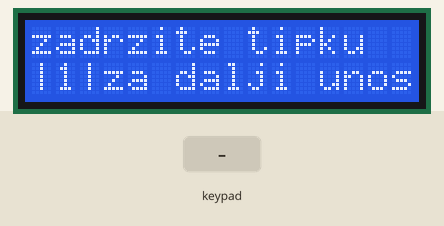
A sketch run on a simulated Arduino Uno, built with avr-gcc and run on an emulated ATmega328P. Shown: 16×2 character LCD. The inputs (shaded band) are chosen by the test bench.

Above: at 8.3 s.
8.4 s: keypad keys 1 3 9 7 pressed 1.5 s apart
At 12.0 s:
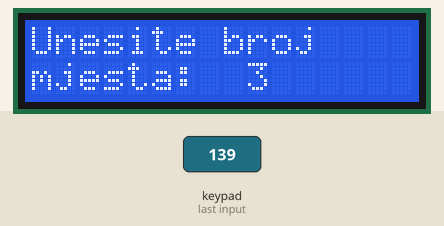
15.9 s: key '1' pressed
At 17.8 s:
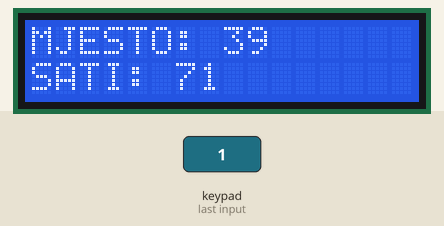
20.5 s: key '#' pressed
At 21.4 s:
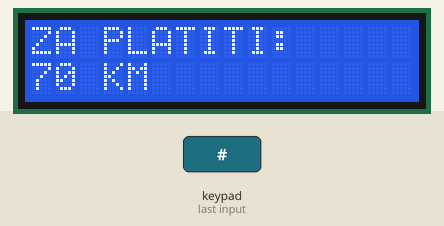
22.4 s: keypad keys 9 8 7 6 # pressed 1.5 s apart
At 29.7 s:
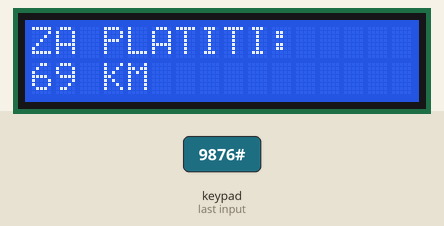
Timing chart, 0 to 31.2 s (numbered marks = the images above; inputs shaded):
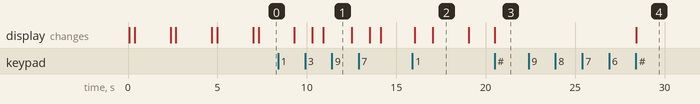

Measured:
- after the input at 15.9 s, the display: first changes after 0.14 s (image 2 shows a later state)
- after the input at 20.5 s, the display: changes at once (image 3)
- after the input at 22.4 s, the display: changes after 6.0 s (image 4)
- what the display in image 2 shows lasts 2.0 s, from 17.1 s to 19.1 s

The sketch:

sketch_mar14a.ino
```cpp
#include <Keypad.h>
#include <LiquidCrystal.h>

LiquidCrystal lcd(12, 11, A0, A1, A2, A3);

const byte red = 4;
const byte kolona = 3;

char tipke[red][kolona] = {
  {'1','2','3'},
  {'4','5','6'},
  {'7','8','9'},
  {'*','0','#'}
};

byte redpin[red] = {9, 8, 7, 6};
byte kolonapin[kolona] = {4, 3, 2};
Keypad tastatura = Keypad( makeKeymap(tipke), redpin, kolonapin, red, kolona );

void setup() {

  Serial.begin(9600);
  lcd.begin(16,2);

}


void loop() {
  int brojac1 = 0;
  int brojac2 = 0;
  int brojac3 = 0;
  int brojac4 = 0;
  int suma = 0;
  int h = 0;
  int m = 0;
  char tipka = NO_KEY;
pocetak:
//prvi ispis
for(;;){
  tipka = tastatura.getKey();
  if(tipka == '1') { goto mjesto; }
  delay(1);
  lcd.setCursor(0,0);
  lcd.print("PARKING HRASNO");
  delay(1);
  tipka = tastatura.getKey();
  if(tipka == '1') { goto mjesto; }
  delay(1);
  lcd.setCursor(0,1);
  tipka = tastatura.getKey();
  if(tipka == '1') { goto mjesto; }
  delay(1);
  lcd.print("DOBRODOSLI !");
  lcd.noDisplay();
  delay(300);
  tipka = tastatura.getKey();
  if(tipka == '1') { goto mjesto; }
  delay(1);
  lcd.display();
  delay(2000);

// drugi ispis
  tipka = tastatura.getKey();
  if(tipka == 1) goto mjesto;
  lcd.clear();
  lcd.setCursor(0,0);
  tipka = tastatura.getKey();
  lcd.print("zadrzite tipku");
  lcd.setCursor(0,1);
  lcd.print("|1|za dalji unos");
  lcd.noDisplay();
  tipka = tastatura.getKey();
  if(tipka == '1') goto mjesto;

  delay(300);
  lcd.display();
  delay(2000);
  lcd.clear();

 tipka = tastatura.getKey();
 if(tipka == '1') goto mjesto;


  }
mjesto:
delay(1000);
tipka = NO_KEY;
lcd.clear();
for(;;){
lcd.clear();
lcd.setCursor(0,0);
lcd.print("Unesite broj ");
lcd.setCursor(0,1);
lcd.print("mjesta: ");
lcd.setCursor(9,1);


 char waitForKey();
 tipka = tastatura.getKey();
 if(tipka == '1'){ lcd.print("1"); brojac1 = 1; goto cifra2;}
 if(tipka == '2'){ lcd.print("2"); brojac1 = 2; goto cifra2;}
 if(tipka == '3'){ lcd.print("3"); brojac1 = 3; goto cifra2;}
 if(tipka == '4'){ lcd.print("4"); brojac1 = 4; goto cifra2;}
 if(tipka == '5'){ lcd.print("5"); brojac1 = 5; goto cifra2;}
 if(tipka == '6'){ lcd.print("6"); brojac1 = 6; goto cifra2;}
 if(tipka == '7'){ lcd.print("7"); brojac1 = 7; goto cifra2;}
 if(tipka == '8'){ lcd.print("8"); brojac1 = 8; goto cifra2;}
 if(tipka == '9'){ lcd.print("9"); brojac1 = 9; goto cifra2;}
 if(tipka == '0'){ lcd.print("0"); brojac1 = 0; goto cifra2;}

 delay(300);

  }
cifra2:
delay(1000);
tipka = NO_KEY;
for(;;){
lcd.setCursor(10,1);

 char waitForKey();
 tipka = tastatura.getKey();

 if(tipka == '1'){ lcd.print("1"); brojac2 = 1; goto sati1;}
 if(tipka == '2'){ lcd.print("2"); brojac2 = 2; goto sati1;}
 if(tipka == '3'){ lcd.print("3"); brojac2 = 3; goto sati1;}
 if(tipka == '4'){ lcd.print("4"); brojac2 = 4; goto sati1;}
 if(tipka == '5'){ lcd.print("5"); brojac2 = 5; goto sati1;}
 if(tipka == '6'){ lcd.print("6"); brojac2 = 6; goto sati1;}
 if(tipka == '7'){ lcd.print("7"); brojac2 = 7; goto sati1;}
 if(tipka == '8'){ lcd.print("8"); brojac2 = 8; goto sati1;}
 if(tipka == '9'){ lcd.print("9"); brojac2 = 9; goto sati1;}
 if(tipka == '0'){ lcd.print("0"); brojac2 = 0; goto sati1;}

 delay (300);
}

sati1:
delay(1000);
tipka = NO_KEY;
for(;;){
lcd.clear();
lcd.setCursor(0,0);
lcd.print("Unesite broj ");
lcd.setCursor(0,1);
lcd.print("sati: ");
lcd.setCursor(9,1);

char waitForKey();
tipka = tastatura.getKey();

 if(tipka == '1'){ lcd.print("1"); brojac3 = 1; goto sati2; }
 if(tipka == '2'){ lcd.print("2"); brojac3 = 2; goto sati2; }
 if(tipka == '3'){ lcd.print("3"); brojac3 = 3; goto sati2; }
 if(tipka == '4'){ lcd.print("4"); brojac3 = 4; goto sati2; }
 if(tipka == '5'){ lcd.print("5"); brojac3 = 5; goto sati2; }
 if(tipka == '6'){ lcd.print("6"); brojac3 = 6; goto sati2; }
 if(tipka == '7'){ lcd.print("7"); brojac3 = 7; goto sati2; }
 if(tipka == '8'){ lcd.print("8"); brojac3 = 8; goto sati2; }
 if(tipka == '9'){ lcd.print("9"); brojac3 = 9; goto sati2; }
 if(tipka == '0'){ lcd.print("0"); brojac3 = 0; goto sati2; }

 delay(300);
}

sati2:
delay(1000);
tipka = NO_KEY;
for(;;){
  lcd.setCursor(10,1);

  char waitForKey();
  tipka = tastatura.getKey();

 if(tipka == '1'){ lcd.print("1"); brojac4 = 1; goto ispis; }
 if(tipka == '2'){ lcd.print("2"); brojac4 = 2; goto ispis; }
 if(tipka == '3'){ lcd.print("3"); brojac4 = 3; goto ispis; }
 if(tipka == '4'){ lcd.print("4"); brojac4 = 4; goto ispis; }
 if(tipka == '5'){ lcd.print("5"); brojac4 = 5; goto ispis; }
 if(tipka == '6'){ lcd.print("6"); brojac4 = 6; goto ispis; }
 if(tipka == '7'){ lcd.print("7"); brojac4 = 7; goto ispis; }
 if(tipka == '8'){ lcd.print("8"); brojac4 = 8; goto ispis; }
 if(tipka == '9'){ lcd.print("9"); brojac4 = 9; goto ispis; }
 if(tipka == '0'){ lcd.print("0"); brojac4 = 0; goto ispis; }

 delay(300);

}

ispis:
delay(1000);
lcd.clear();

lcd.setCursor(0,0);
lcd.print("MJESTO: ");
delay(1);
lcd.setCursor(8,0);
lcd.print(brojac1);
delay(1);
lcd.setCursor(9,0);
lcd.print(brojac2);
lcd.setCursor(0,1);
delay(1);
lcd.print("SATI: ");
lcd.setCursor(6,1);
lcd.print(brojac3);
delay(1);
lcd.setCursor(7,1);
lcd.print(brojac4);

delay(2000);

  suma = brojac3 * 10 + brojac4;
  h = suma;
  m = brojac1*10 + brojac2;
  lcd.clear();
  lcd.setCursor(0,0);
  lcd.print("ZA PLATITI: ");
  lcd.setCursor(0,1);
  delay(1);
  if (suma <= 9){ lcd.setCursor(0,1); lcd.print("0"); lcd.print(suma); }
  else { lcd.setCursor(0,1); lcd.print(suma); }
  delay(1);
  lcd.setCursor(3,1);
  lcd.print("KM");


slucaj1:

  for(;;){

    tipka = NO_KEY;
    char waitForKey();
    tipka = tastatura.getKey();
    delay(1);
    if((tipka == '#') && (suma > 10)) { suma = suma - 1; lcd.setCursor(0,1); lcd.print(suma); }
    delay(1);
    if(suma == 10) delay(700);
    if((tipka == '#') && (suma <= 10)) { lcd.setCursor(0,1); lcd.print("0"); suma = suma - 1; lcd.setCursor(1,1); lcd.print(suma); }

    if (suma == 0) goto kraj;
  }

kraj:
Serial.write(m);
delay(1);
Serial.write(h);
delay(1);
lcd.clear();
delay(1);
lcd.print("HVALA NA ");
delay(1);
lcd.setCursor(0,1);
lcd.print("POVJERENJU !");
delay(3000);

}
```
